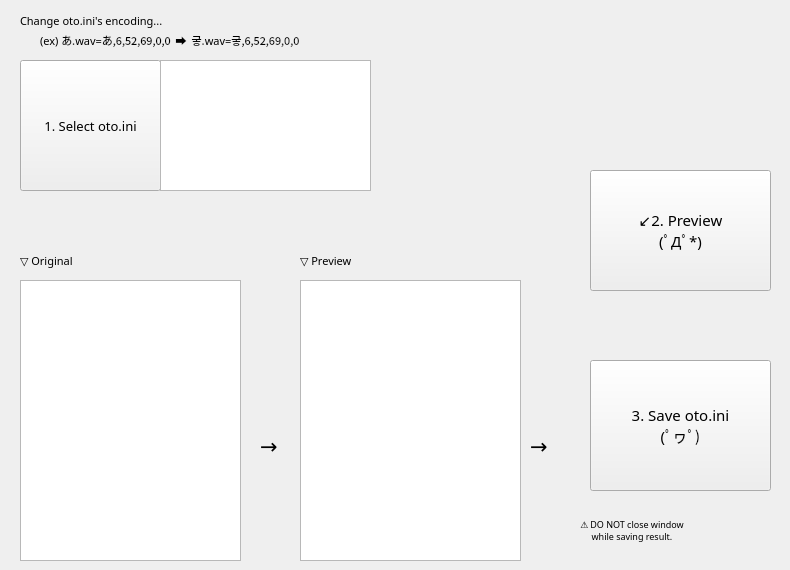
    <widget class="QWidget" name="tab_oto">
     <attribute name="title">
      <string>change oto.ini</string>
     </attribute>
     <widget class="QPushButton" name="otoButtonFolderSelect">
      <property name="geometry">
       <rect>
        <x>20</x>
        <y>60</y>
        <width>141</width>
        <height>131</height>
       </rect>
      </property>
      <property name="font">
       <font>
        <family>함초롬돋움</family>
        <pointsize>10</pointsize>
       </font>
      </property>
      <property name="cursor">
       <cursorShape>PointingHandCursor</cursorShape>
      </property>
      <property name="mouseTracking">
       <bool>true</bool>
      </property>
      <property name="text">
       <string>1. Select oto.ini</string>
      </property>
      <property name="flat">
       <bool>false</bool>
      </property>
     </widget>
     <widget class="QTextBrowser" name="otoTextReadonlyPath">
      <property name="geometry">
       <rect>
        <x>160</x>
        <y>60</y>
        <width>211</width>
        <height>131</height>
       </rect>
      </property>
      <property name="font">
       <font>
        <family>함초롬돋움</family>
        <pointsize>9</pointsize>
       </font>
      </property>
      <property name="cursor" stdset="0">
       <cursorShape>IBeamCursor</cursorShape>
      </property>
      <property name="mouseTracking">
       <bool>true</bool>
      </property>
      <property name="tabletTracking">
       <bool>false</bool>
      </property>
      <property name="focusPolicy">
       <enum>Qt::StrongFocus</enum>
      </property>
      <property name="autoFillBackground">
       <bool>false</bool>
      </property>
      <property name="frameShadow">
       <enum>QFrame::Plain</enum>
      </property>
      <property name="verticalScrollBarPolicy">
       <enum>Qt::ScrollBarAsNeeded</enum>
      </property>
     </widget>
     <widget class="QLabel" name="otoLabel1">
      <property name="geometry">
       <rect>
        <x>20</x>
        <y>10</y>
        <width>551</width>
        <height>21</height>
       </rect>
      </property>
      <property name="font">
       <font>
        <family>함초롬돋움</family>
        <pointsize>8</pointsize>
       </font>
      </property>
      <property name="cursor">
       <cursorShape>WhatsThisCursor</cursorShape>
      </property>
      <property name="text">
       <string>Change oto.ini's encoding...</string>
      </property>
     </widget>
     <widget class="QLabel" name="otoLabel2">
      <property name="geometry">
       <rect>
        <x>40</x>
        <y>30</y>
        <width>551</width>
        <height>21</height>
       </rect>
      </property>
      <property name="font">
       <font>
        <family>함초롬돋움</family>
        <pointsize>8</pointsize>
       </font>
      </property>
      <property name="cursor">
       <cursorShape>WhatsThisCursor</cursorShape>
      </property>
      <property name="text">
       <string>(ex) あ.wav=あ,6,52,69,0,0  ➡️  궇.wav=궇,6,52,69,0,0</string>
      </property>
     </widget>
     <widget class="QPushButton" name="otoButtonPreview">
      <property name="geometry">
       <rect>
        <x>590</x>
        <y>170</y>
        <width>181</width>
        <height>121</height>
       </rect>
      </property>
      <property name="font">
       <font>
        <family>함초롬돋움</family>
        <pointsize>11</pointsize>
       </font>
      </property>
      <property name="cursor">
       <cursorShape>PointingHandCursor</cursorShape>
      </property>
      <property name="mouseTracking">
       <bool>true</bool>
      </property>
      <property name="text">
       <string>↙️2. Preview
(ﾟДﾟ*)</string>
      </property>
      <property name="flat">
       <bool>false</bool>
      </property>
     </widget>
     <widget class="QListView" name="otoListviewPreview">
      <property name="geometry">
       <rect>
        <x>300</x>
        <y>280</y>
        <width>221</width>
        <height>281</height>
       </rect>
      </property>
      <property name="font">
       <font>
        <family>함초롬돋움</family>
        <pointsize>7</pointsize>
        <italic>false</italic>
        <kerning>false</kerning>
       </font>
      </property>
      <property name="mouseTracking">
       <bool>true</bool>
      </property>
      <property name="focusPolicy">
       <enum>Qt::WheelFocus</enum>
      </property>
      <property name="autoFillBackground">
       <bool>true</bool>
      </property>
      <property name="lineWidth">
       <number>0</number>
      </property>
      <property name="autoScrollMargin">
       <number>10</number>
      </property>
      <property name="editTriggers">
       <set>QAbstractItemView::NoEditTriggers</set>
      </property>
      <property name="showDropIndicator" stdset="0">
       <bool>false</bool>
      </property>
      <property name="spacing">
       <number>1</number>
      </property>
     </widget>
     <widget class="QLabel" name="otoLabel6">
      <property name="geometry">
       <rect>
        <x>260</x>
        <y>430</y>
        <width>41</width>
        <height>31</height>
       </rect>
      </property>
      <property name="font">
       <font>
        <family>함초롬돋움</family>
        <pointsize>16</pointsize>
       </font>
      </property>
      <property name="text">
       <string>→</string>
      </property>
     </widget>
     <widget class="QPushButton" name="otoButtonSave">
      <property name="geometry">
       <rect>
        <x>590</x>
        <y>360</y>
        <width>181</width>
        <height>131</height>
       </rect>
      </property>
      <property name="font">
       <font>
        <family>함초롬돋움</family>
        <pointsize>11</pointsize>
       </font>
      </property>
      <property name="cursor">
       <cursorShape>PointingHandCursor</cursorShape>
      </property>
      <property name="mouseTracking">
       <bool>true</bool>
      </property>
      <property name="text">
       <string>3. Save oto.ini
(ﾟヮﾟ)</string>
      </property>
      <property name="flat">
       <bool>false</bool>
      </property>
     </widget>
     <widget class="QListView" name="otoListviewOriginal">
      <property name="geometry">
       <rect>
        <x>20</x>
        <y>280</y>
        <width>221</width>
        <height>281</height>
       </rect>
      </property>
      <property name="font">
       <font>
        <family>함초롬돋움</family>
        <pointsize>7</pointsize>
        <italic>false</italic>
        <kerning>false</kerning>
       </font>
      </property>
      <property name="mouseTracking">
       <bool>true</bool>
      </property>
      <property name="focusPolicy">
       <enum>Qt::WheelFocus</enum>
      </property>
      <property name="autoFillBackground">
       <bool>true</bool>
      </property>
      <property name="lineWidth">
       <number>0</number>
      </property>
      <property name="autoScrollMargin">
       <number>10</number>
      </property>
      <property name="editTriggers">
       <set>QAbstractItemView::NoEditTriggers</set>
      </property>
      <property name="showDropIndicator" stdset="0">
       <bool>false</bool>
      </property>
      <property name="spacing">
       <number>1</number>
      </property>
     </widget>
     <widget class="QLabel" name="otoLabel5">
      <property name="geometry">
       <rect>
        <x>580</x>
        <y>510</y>
        <width>201</width>
        <height>41</height>
       </rect>
      </property>
      <property name="font">
       <font>
        <family>함초롬돋움</family>
        <pointsize>7</pointsize>
       </font>
      </property>
      <property name="cursor">
       <cursorShape>WhatsThisCursor</cursorShape>
      </property>
      <property name="toolTipDuration">
       <number>-1</number>
      </property>
      <property name="text">
       <string>⚠️ DO NOT close window 
     while saving result.</string>
      </property>
     </widget>
     <widget class="QLabel" name="otoLabel7">
      <property name="geometry">
       <rect>
        <x>530</x>
        <y>430</y>
        <width>41</width>
        <height>31</height>
       </rect>
      </property>
      <property name="font">
       <font>
        <family>함초롬돋움</family>
        <pointsize>16</pointsize>
       </font>
      </property>
      <property name="text">
       <string>→</string>
      </property>
     </widget>
     <widget class="QLabel" name="otoLabel4">
      <property name="geometry">
       <rect>
        <x>300</x>
        <y>250</y>
        <width>211</width>
        <height>21</height>
       </rect>
      </property>
      <property name="font">
       <font>
        <family>함초롬돋움</family>
        <pointsize>8</pointsize>
       </font>
      </property>
      <property name="text">
       <string>▽ Preview</string>
      </property>
     </widget>
     <widget class="QLabel" name="otoLabel3">
      <property name="geometry">
       <rect>
        <x>20</x>
        <y>250</y>
        <width>221</width>
        <height>21</height>
       </rect>
      </property>
      <property name="font">
       <font>
        <family>함초롬돋움</family>
        <pointsize>8</pointsize>
       </font>
      </property>
      <property name="text">
       <string>▽ Original</string>
      </property>
     </widget>
    </widget>
